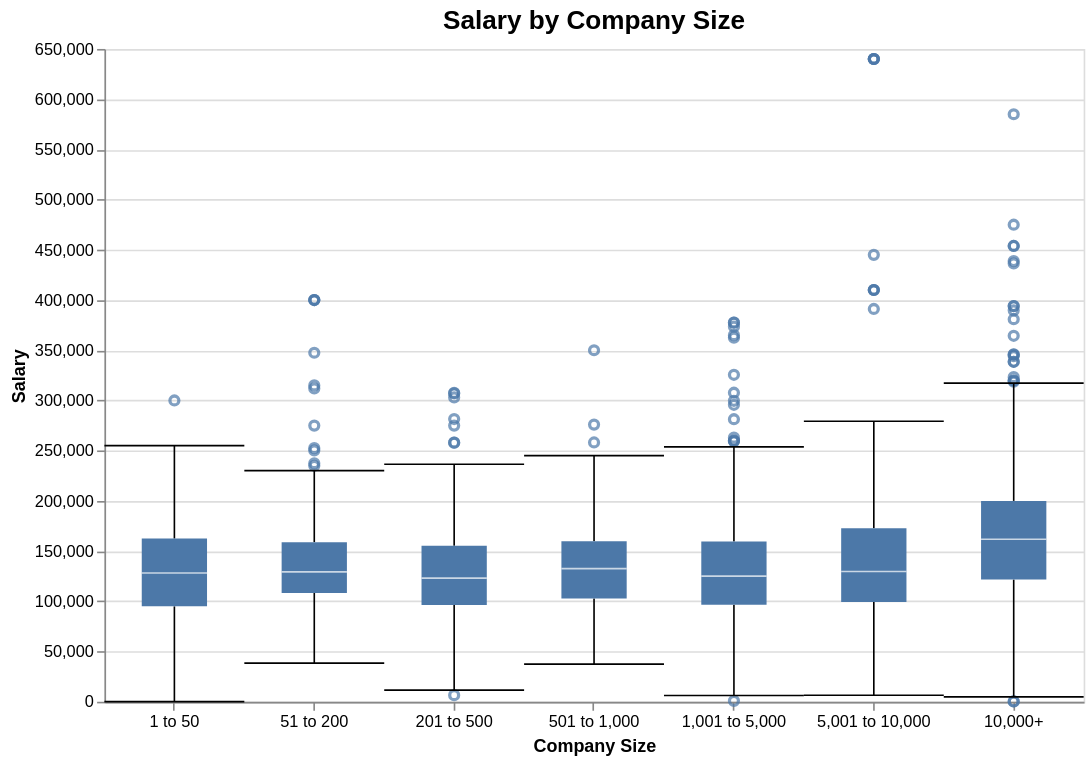

Source (notebook cell):
### Code cell
import altair as alt
alt.renderers.enable('default')
alt.data_transformers.enable('vegafusion')

chart = alt.Chart(df_salary_per_company_size).mark_boxplot(
    size=40,
    ticks=True,
    outliers=True
).encode(
    x=alt.X('company_num_employees:O',
            title='Company Size',
            sort=size_order),
    y=alt.Y('mean_salary:Q',
            title='Salary'),
    tooltip=[
        'company_num_employees',
        alt.Tooltip('mean_salary:Q', format='.0f', title='Salary'),
    ]
).properties(
    width=600,
    height=400,
    title='Salary by Company Size'
).configure_axis(
    labelAngle=0
).configure_title(
    fontSize=16
)

chart

### Figure 1 — Vega specification as saved in the notebook (floating-point values rounded to 4 significant figures)
{"$schema": "https://vega.github.io/schema/vega/v6.json", "data": [{"name": "source_0"}, {"name": "data_0"}, {"name": "data_1"}, {"name": "data_2", "values": [{"company_num_employees": "1 to 50", "mean_salary": 300000.0}, {"company_num_employees": "51 to 200", "mean_salary": 237500.0}, {"company_num_employees": "51 to 200", "mean_salary": 400000.0}, {"company_num_employees": "51 to 200", "mean_salary": 315000.0}, {"company_num_employees": "51 to 200", "mean_salary": 400000.0}, {"company_num_employees": "51 to 200", "mean_salary": 312000.0}, {"company_num_employees": "51 to 200", "mean_salary": 235000.0}, {"company_num_employees": "51 to 200", "mean_salary": 275000.0}, {"company_num_employees": "51 to 200", "mean_salary": 252500.0}, {"company_num_employees": "51 to 200", "mean_salary": 347500.0}, {"company_num_employees": "51 to 200", "mean_salary": 250300.0}, {"company_num_employees": "51 to 200", "mean_salary": 400000.0}, {"company_num_employees": "201 to 500", "mean_salary": 258000.0}, {"company_num_employees": "201 to 500", "mean_salary": 275000.0}, {"company_num_employees": "201 to 500", "mean_salary": 303000.0}, {"company_num_employees": "201 to 500", "mean_salary": 307000.0}, {"company_num_employees": "201 to 500", "mean_salary": 281500.0}, {"company_num_employees": "201 to 500", "mean_salary": 258000.0}, {"company_num_employees": "201 to 500", "mean_salary": 307500.0}, {"company_num_employees": "201 to 500", "mean_salary": 6558.0}, {"company_num_employees": "501 to 1,000", "mean_salary": 258200.0}, {"company_num_employees": "501 to 1,000", "mean_salary": 350000.0}, {"company_num_employees": "501 to 1,000", "mean_salary": 276000.0}, {"company_num_employees": "1,001 to 5,000", "mean_salary": 307700.0}, {"company_num_employees": "1,001 to 5,000", "mean_salary": 362500.0}, {"company_num_employees": "1,001 to 5,000", "mean_salary": 295700.0}, {"company_num_employees": "1,001 to 5,000", "mean_salary": 281300.0}, {"company_num_employees": "1,001 to 5,000", "mean_salary": 259600.0}, {"company_num_employees": "1,001 to 5,000", "mean_salary": 373500.0}, {"company_num_employees": "1,001 to 5,000", "mean_salary": 365000.0}, {"company_num_employees": "1,001 to 5,000", "mean_salary": 377500.0}, {"company_num_employees": "1,001 to 5,000", "mean_salary": 299700.0}, {"company_num_employees": "1,001 to 5,000", "mean_salary": 900.0}, {"company_num_employees": "1,001 to 5,000", "mean_salary": 325600.0}, {"company_num_employees": "1,001 to 5,000", "mean_salary": 259600.0}, {"company_num_employees": "1,001 to 5,000", "mean_salary": 377500.0}, {"company_num_employees": "1,001 to 5,000", "mean_salary": 260000.0}, {"company_num_employees": "1,001 to 5,000", "mean_salary": 263000.0}, {"company_num_employees": "5,001 to 10,000", "mean_salary": 391100.0}, {"company_num_employees": "5,001 to 10,000", "mean_salary": 640000.0}, {"company_num_employees": "5,001 to 10,000", "mean_salary": 410000.0}, {"company_num_employees": "5,001 to 10,000", "mean_salary": 445000.0}, {"company_num_employees": "5,001 to 10,000", "mean_salary": 640000.0}, {"company_num_employees": "5,001 to 10,000", "mean_salary": 410000.0}, {"company_num_employees": "5,001 to 10,000", "mean_salary": 640000.0}, {"company_num_employees": "5,001 to 10,000", "mean_salary": 410000.0}, {"company_num_employees": "5,001 to 10,000", "mean_salary": 640000.0}, {"company_num_employees": "10,000+", "mean_salary": 585000.0}, {"company_num_employees": "10,000+", "mean_salary": 453800.0}, {"company_num_employees": "10,000+", "mean_salary": 301.5}, {"company_num_employees": "10,000+", "mean_salary": 323200.0}, {"company_num_employees": "10,000+", "mean_salary": 380900.0}, {"company_num_employees": "10,000+", "mean_salary": 301.5}, {"company_num_employees": "10,000+", "mean_salary": 338500.0}, {"company_num_employees": "10,000+", "mean_salary": 453800.0}, {"company_num_employees": "10,000+", "mean_salary": 394000.0}, {"company_num_employees": "10,000+", "mean_salary": 319900.0}, {"company_num_employees": "10,000+", "mean_salary": 438800.0}, {"company_num_employees": "10,000+", "mean_salary": 475000.0}, {"company_num_employees": "10,000+", "mean_salary": 389800.0}, {"company_num_employees": "10,000+", "mean_salary": 344200.0}, {"company_num_employees": "10,000+", "mean_salary": 436500.0}, {"company_num_employees": "10,000+", "mean_salary": 364400.0}, {"company_num_employees": "10,000+", "mean_salary": 345900.0}, {"company_num_employees": "10,000+", "mean_salary": 394000.0}, {"company_num_employees": "10,000+", "mean_salary": 319900.0}, {"company_num_employees": "10,000+", "mean_salary": 345800.0}, {"company_num_employees": "10,000+", "mean_salary": 338500.0}, {"company_num_employees": "10,000+", "mean_salary": 318800.0}]}, {"name": "data_3"}, {"name": "data_5", "values": [{"company_num_employees": "1 to 50", "lower_box_mean_salary": 95000.0, "lower_whisker_mean_salary": 75.0, "upper_whisker_mean_salary": 255000.0}, {"company_num_employees": "51 to 200", "lower_box_mean_salary": 108300.0, "lower_whisker_mean_salary": 38480.0, "upper_whisker_mean_salary": 230100.0}, {"company_num_employees": "201 to 500", "lower_box_mean_salary": 96380.0, "lower_whisker_mean_salary": 11630.0, "upper_whisker_mean_salary": 236500.0}, {"company_num_employees": "501 to 1,000", "lower_box_mean_salary": 102900.0, "lower_whisker_mean_salary": 37440.0, "upper_whisker_mean_salary": 245000.0}, {"company_num_employees": "1,001 to 5,000", "lower_box_mean_salary": 96670.0, "lower_whisker_mean_salary": 6203.0, "upper_whisker_mean_salary": 253800.0}, {"company_num_employees": "5,001 to 10,000", "lower_box_mean_salary": 99350.0, "lower_whisker_mean_salary": 6514.0, "upper_whisker_mean_salary": 279300.0}, {"company_num_employees": "10,000+", "lower_box_mean_salary": 121700.0, "lower_whisker_mean_salary": 4897.0, "upper_whisker_mean_salary": 317200.0}]}, {"name": "data_6", "values": [{"company_num_employees": "1 to 50", "lower_whisker_mean_salary": 75.0, "upper_box_mean_salary": 162500.0, "upper_whisker_mean_salary": 255000.0}, {"company_num_employees": "51 to 200", "lower_whisker_mean_salary": 38480.0, "upper_box_mean_salary": 158900.0, "upper_whisker_mean_salary": 230100.0}, {"company_num_employees": "201 to 500", "lower_whisker_mean_salary": 11630.0, "upper_box_mean_salary": 155200.0, "upper_whisker_mean_salary": 236500.0}, {"company_num_employees": "501 to 1,000", "lower_whisker_mean_salary": 37440.0, "upper_box_mean_salary": 159800.0, "upper_whisker_mean_salary": 245000.0}, {"company_num_employees": "1,001 to 5,000", "lower_whisker_mean_salary": 6203.0, "upper_box_mean_salary": 159500.0, "upper_whisker_mean_salary": 253800.0}, {"company_num_employees": "5,001 to 10,000", "lower_whisker_mean_salary": 6514.0, "upper_box_mean_salary": 172800.0, "upper_whisker_mean_salary": 279300.0}, {"company_num_employees": "10,000+", "lower_whisker_mean_salary": 4897.0, "upper_box_mean_salary": 200000.0, "upper_whisker_mean_salary": 317200.0}]}, {"name": "data_7", "values": [{"company_num_employees": "1 to 50", "lower_whisker_mean_salary": 75.0, "upper_whisker_mean_salary": 255000.0}, {"company_num_employees": "51 to 200", "lower_whisker_mean_salary": 38480.0, "upper_whisker_mean_salary": 230100.0}, {"company_num_employees": "201 to 500", "lower_whisker_mean_salary": 11630.0, "upper_whisker_mean_salary": 236500.0}, {"company_num_employees": "501 to 1,000", "lower_whisker_mean_salary": 37440.0, "upper_whisker_mean_salary": 245000.0}, {"company_num_employees": "1,001 to 5,000", "lower_whisker_mean_salary": 6203.0, "upper_whisker_mean_salary": 253800.0}, {"company_num_employees": "5,001 to 10,000", "lower_whisker_mean_salary": 6514.0, "upper_whisker_mean_salary": 279300.0}, {"company_num_employees": "10,000+", "lower_whisker_mean_salary": 4897.0, "upper_whisker_mean_salary": 317200.0}]}, {"name": "data_8"}, {"name": "data_10", "values": [{"company_num_employees": "1 to 50", "lower_box_mean_salary": 95000.0, "max_mean_salary": 300000.0, "mid_box_mean_salary": 128200.0, "min_mean_salary": 75.0, "upper_box_mean_salary": 162500.0}, {"company_num_employees": "51 to 200", "lower_box_mean_salary": 108300.0, "max_mean_salary": 400000.0, "mid_box_mean_salary": 129300.0, "min_mean_salary": 38480.0, "upper_box_mean_salary": 158900.0}, {"company_num_employees": "201 to 500", "lower_box_mean_salary": 96380.0, "max_mean_salary": 307500.0, "mid_box_mean_salary": 123100.0, "min_mean_salary": 6558.0, "upper_box_mean_salary": 155200.0}, {"company_num_employees": "501 to 1,000", "lower_box_mean_salary": 102900.0, "max_mean_salary": 350000.0, "mid_box_mean_salary": 132500.0, "min_mean_salary": 37440.0, "upper_box_mean_salary": 159800.0}, {"company_num_employees": "1,001 to 5,000", "lower_box_mean_salary": 96670.0, "max_mean_salary": 377500.0, "mid_box_mean_salary": 125100.0, "min_mean_salary": 900.0, "upper_box_mean_salary": 159500.0}, {"company_num_employees": "5,001 to 10,000", "lower_box_mean_salary": 99350.0, "max_mean_salary": 640000.0, "mid_box_mean_salary": 129700.0, "min_mean_salary": 6514.0, "upper_box_mean_salary": 172800.0}, {"company_num_employees": "10,000+", "lower_box_mean_salary": 121700.0, "max_mean_salary": 585000.0, "mid_box_mean_salary": 161800.0, "min_mean_salary": 301.5, "upper_box_mean_salary": 200000.0}]}, {"name": "data_11", "values": [{"company_num_employees": "1 to 50", "lower_box_mean_salary": 95000.0, "max_mean_salary": 300000.0, "mid_box_mean_salary": 128200.0, "min_mean_salary": 75.0, "upper_box_mean_salary": 162500.0}, {"company_num_employees": "51 to 200", "lower_box_mean_salary": 108300.0, "max_mean_salary": 400000.0, "mid_box_mean_salary": 129300.0, "min_mean_salary": 38480.0, "upper_box_mean_salary": 158900.0}, {"company_num_employees": "201 to 500", "lower_box_mean_salary": 96380.0, "max_mean_salary": 307500.0, "mid_box_mean_salary": 123100.0, "min_mean_salary": 6558.0, "upper_box_mean_salary": 155200.0}, {"company_num_employees": "501 to 1,000", "lower_box_mean_salary": 102900.0, "max_mean_salary": 350000.0, "mid_box_mean_salary": 132500.0, "min_mean_salary": 37440.0, "upper_box_mean_salary": 159800.0}, {"company_num_employees": "1,001 to 5,000", "lower_box_mean_salary": 96670.0, "max_mean_salary": 377500.0, "mid_box_mean_salary": 125100.0, "min_mean_salary": 900.0, "upper_box_mean_salary": 159500.0}, {"company_num_employees": "5,001 to 10,000", "lower_box_mean_salary": 99350.0, "max_mean_salary": 640000.0, "mid_box_mean_salary": 129700.0, "min_mean_salary": 6514.0, "upper_box_mean_salary": 172800.0}, {"company_num_employees": "10,000+", "lower_box_mean_salary": 121700.0, "max_mean_salary": 585000.0, "mid_box_mean_salary": 161800.0, "min_mean_salary": 301.5, "upper_box_mean_salary": 200000.0}]}, {"name": "data_1_x_domain_company_num_employees_0", "values": [{"company_num_employees": "1 to 50", "sort_field": 7.0}, {"company_num_employees": "51 to 200", "sort_field": 7.0}, {"company_num_employees": "201 to 500", "sort_field": 7.0}, {"company_num_employees": "501 to 1,000", "sort_field": 7.0}, {"company_num_employees": "1,001 to 5,000", "sort_field": 7.0}, {"company_num_employees": "5,001 to 10,000", "sort_field": 7.0}, {"company_num_employees": "10,000+", "sort_field": 7.0}]}, {"name": "data_3_x_domain_company_num_employees_1", "values": [{"company_num_employees": "1 to 50", "sort_field": 7.0}, {"company_num_employees": "51 to 200", "sort_field": 7.0}, {"company_num_employees": "201 to 500", "sort_field": 7.0}, {"company_num_employees": "501 to 1,000", "sort_field": 7.0}, {"company_num_employees": "1,001 to 5,000", "sort_field": 7.0}, {"company_num_employees": "5,001 to 10,000", "sort_field": 7.0}, {"company_num_employees": "10,000+", "sort_field": 7.0}]}, {"name": "data_8_x_domain_company_num_employees_2", "values": [{"company_num_employees": "1 to 50", "sort_field": 7.0}, {"company_num_employees": "51 to 200", "sort_field": 7.0}, {"company_num_employees": "201 to 500", "sort_field": 7.0}, {"company_num_employees": "501 to 1,000", "sort_field": 7.0}, {"company_num_employees": "1,001 to 5,000", "sort_field": 7.0}, {"company_num_employees": "5,001 to 10,000", "sort_field": 7.0}, {"company_num_employees": "10,000+", "sort_field": 7.0}]}], "marks": [{"type": "symbol", "name": "layer_0_layer_0_marks", "from": {"data": "data_2"}, "encode": {"update": {"stroke": {"value": "#4c78a8"}, "y": {"field": "mean_salary", "scale": "y"}, "fill": {"value": "transparent"}, "opacity": {"value": 0.7}, "tooltip": {"signal": "{\"company_num_employees\": isValid(datum[\"company_num_employees\"]) ? datum[\"company_num_employees\"] : \"\"+datum[\"company_num_employees\"], \"Salary\": format(datum[\"mean_salary\"], \".0f\")}"}, "x": {"field": "company_num_employees", "scale": "x", "band": 0.5}}}, "style": ["point", "boxplot-outliers"]}, {"type": "rule", "name": "layer_0_layer_1_layer_0_marks", "from": {"data": "data_5"}, "encode": {"update": {"x": {"field": "company_num_employees", "scale": "x", "band": 0.5}, "stroke": {"value": "black"}, "y2": {"field": "lower_box_mean_salary", "scale": "y"}, "tooltip": {"signal": "{\"Upper Whisker of Salary\": format(datum[\"upper_whisker_mean_salary\"], \"\"), \"Lower Whisker of Salary\": format(datum[\"lower_whisker_mean_salary\"], \"\"), \"Company Size\": isValid(datum[\"company_num_employees\"]) ? datum[\"company_num_employees\"] : \"\"+datum[\"company_num_employees\"]}"}, "y": {"field": "lower_whisker_mean_salary", "scale": "y"}}}, "style": ["rule", "boxplot-rule"], "aria": false}, {"type": "rule", "name": "layer_0_layer_1_layer_1_marks", "from": {"data": "data_6"}, "encode": {"update": {"stroke": {"value": "black"}, "y2": {"field": "upper_whisker_mean_salary", "scale": "y"}, "tooltip": {"signal": "{\"Upper Whisker of Salary\": format(datum[\"upper_whisker_mean_salary\"], \"\"), \"Lower Whisker of Salary\": format(datum[\"lower_whisker_mean_salary\"], \"\"), \"Company Size\": isValid(datum[\"company_num_employees\"]) ? datum[\"company_num_employees\"] : \"\"+datum[\"company_num_employees\"]}"}, "x": {"field": "company_num_employees", "scale": "x", "band": 0.5}, "y": {"field": "upper_box_mean_salary", "scale": "y"}}}, "style": ["rule", "boxplot-rule"], "aria": false}, {"type": "rect", "name": "layer_0_layer_1_layer_2_marks", "from": {"data": "data_5"}, "encode": {"update": {"width": {"signal": "max(0.25, bandwidth('x'))"}, "opacity": {"value": 1}, "yc": {"field": "lower_whisker_mean_salary", "scale": "y"}, "x": {"field": "company_num_employees", "scale": "x"}, "tooltip": {"signal": "{\"Upper Whisker of Salary\": format(datum[\"upper_whisker_mean_salary\"], \"\"), \"Lower Whisker of Salary\": format(datum[\"lower_whisker_mean_salary\"], \"\"), \"Company Size\": isValid(datum[\"company_num_employees\"]) ? datum[\"company_num_employees\"] : \"\"+datum[\"company_num_employees\"]}"}, "height": {"value": 1}, "fill": {"value": "black"}}}, "style": ["tick", "boxplot-ticks"], "aria": false}, {"type": "rect", "name": "layer_0_layer_1_layer_3_marks", "from": {"data": "data_7"}, "encode": {"update": {"opacity": {"value": 1}, "width": {"signal": "max(0.25, bandwidth('x'))"}, "tooltip": {"signal": "{\"Upper Whisker of Salary\": format(datum[\"upper_whisker_mean_salary\"], \"\"), \"Lower Whisker of Salary\": format(datum[\"lower_whisker_mean_salary\"], \"\"), \"Company Size\": isValid(datum[\"company_num_employees\"]) ? datum[\"company_num_employees\"] : \"\"+datum[\"company_num_employees\"]}"}, "yc": {"field": "upper_whisker_mean_salary", "scale": "y"}, "x": {"field": "company_num_employees", "scale": "x"}, "height": {"value": 1}, "fill": {"value": "black"}}}, "style": ["tick", "boxplot-ticks"], "aria": false}, {"type": "rect", "name": "layer_1_layer_0_marks", "from": {"data": "data_10"}, "encode": {"update": {"tooltip": {"signal": "{\"Max of Salary\": format(datum[\"max_mean_salary\"], \"\"), \"Q3 of Salary\": format(datum[\"upper_box_mean_salary\"], \"\"), \"Median of Salary\": format(datum[\"mid_box_mean_salary\"], \"\"), \"Q1 of Salary\": format(datum[\"lower_box_mean_salary\"], \"\"), \"Min of Salary\": format(datum[\"min_mean_salary\"], \"\"), \"Company Size\": isValid(datum[\"company_num_employees\"]) ? datum[\"company_num_employees\"] : \"\"+datum[\"company_num_employees\"]}"}, "xc": {"field": "company_num_employees", "scale": "x", "band": 0.5}, "width": {"value": 40}, "fill": {"value": "#4c78a8"}, "y": {"field": "lower_box_mean_salary", "scale": "y"}, "y2": {"field": "upper_box_mean_salary", "scale": "y"}}}, "style": ["bar", "boxplot-box"]}, {"type": "rect", "name": "layer_1_layer_1_marks", "from": {"data": "data_11"}, "encode": {"update": {"yc": {"field": "mid_box_mean_salary", "scale": "y"}, "xc": {"field": "company_num_employees", "scale": "x", "band": 0.5}, "fill": [{"value": "#4c78a8", "test": "datum['lower_box_mean_salary'] >= datum['upper_box_mean_salary']"}, {"value": "white"}], "tooltip": {"signal": "{\"Max of Salary\": format(datum[\"max_mean_salary\"], \"\"), \"Q3 of Salary\": format(datum[\"upper_box_mean_salary\"], \"\"), \"Median of Salary\": format(datum[\"mid_box_mean_salary\"], \"\"), \"Q1 of Salary\": format(datum[\"lower_box_mean_salary\"], \"\"), \"Min of Salary\": format(datum[\"min_mean_salary\"], \"\"), \"Company Size\": isValid(datum[\"company_num_employees\"]) ? datum[\"company_num_employees\"] : \"\"+datum[\"company_num_employees\"]}"}, "width": {"value": 40}, "opacity": {"value": 0.7}, "height": {"value": 1}}}, "aria": false, "style": ["tick", "boxplot-median"]}], "scales": [{"name": "x", "type": "band", "domain": {"fields": [{"data": "data_1_x_domain_company_num_employees_0", "field": "company_num_employees"}, {"data": "data_3_x_domain_company_num_employees_1", "field": "company_num_employees"}, {"data": "data_8_x_domain_company_num_employees_2", "field": "company_num_employees"}], "sort": {"op": "max", "field": "sort_field"}}, "range": [0, {"signal": "width"}], "paddingOuter": 0, "paddingInner": 0}, {"name": "y", "type": "linear", "domain": {"fields": [{"data": "data_2", "field": "mean_salary"}, {"data": "data_5", "field": "lower_whisker_mean_salary"}, {"data": "data_5", "field": "lower_box_mean_salary"}, {"data": "data_6", "field": "upper_box_mean_salary"}, {"data": "data_6", "field": "upper_whisker_mean_salary"}, {"data": "data_7", "field": "upper_whisker_mean_salary"}, {"data": "data_10", "field": "lower_box_mean_salary"}, {"data": "data_10", "field": "upper_box_mean_salary"}, {"data": "data_11", "field": "mid_box_mean_salary"}]}, "range": [{"signal": "height"}, 0], "nice": true, "zero": true}], "axes": [{"scale": "y", "orient": "left", "ticks": false, "maxExtent": 0, "domain": false, "aria": false, "minExtent": 0, "zindex": 0, "labels": false, "grid": true, "gridScale": "x", "tickCount": {"signal": "ceil(height/40)"}}, {"scale": "x", "labelBaseline": "top", "grid": false, "title": "Company Size", "orient": "bottom", "zindex": 0}, {"scale": "y", "title": "Salary", "grid": false, "labelAlign": "right", "zindex": 0, "orient": "left", "labelOverlap": true, "tickCount": {"signal": "ceil(height/40)"}}], "title": {"text": "Salary by Company Size", "frame": "group"}, "width": 600, "height": 400, "padding": 5, "config": {"axis": {"labelAngle": 0}, "style": {"group-title": {"fontSize": 16}}}, "background": "white", "style": "cell"}
